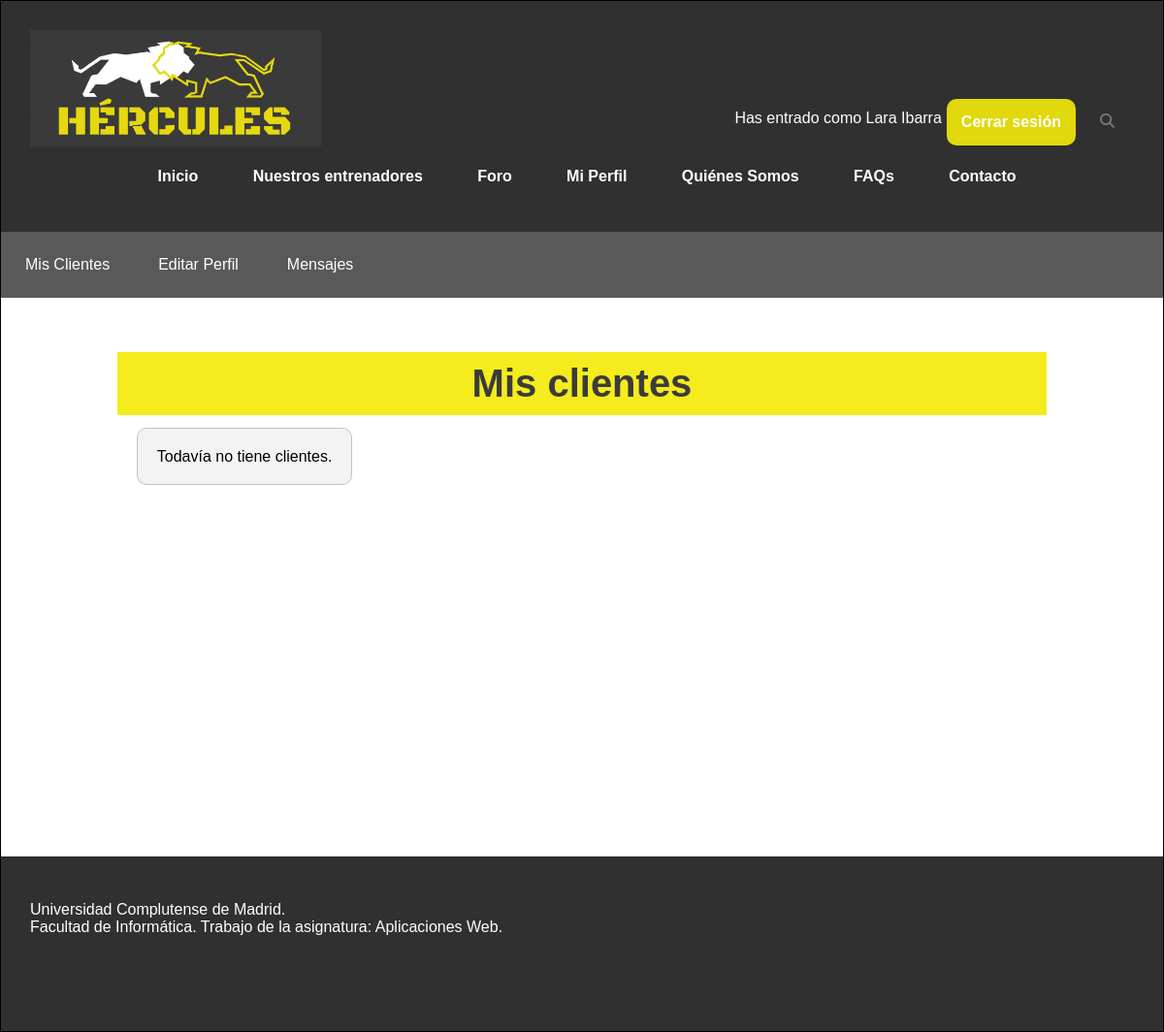
Page /miPerfilMisClientes.php (signed in) on the earlier database version.
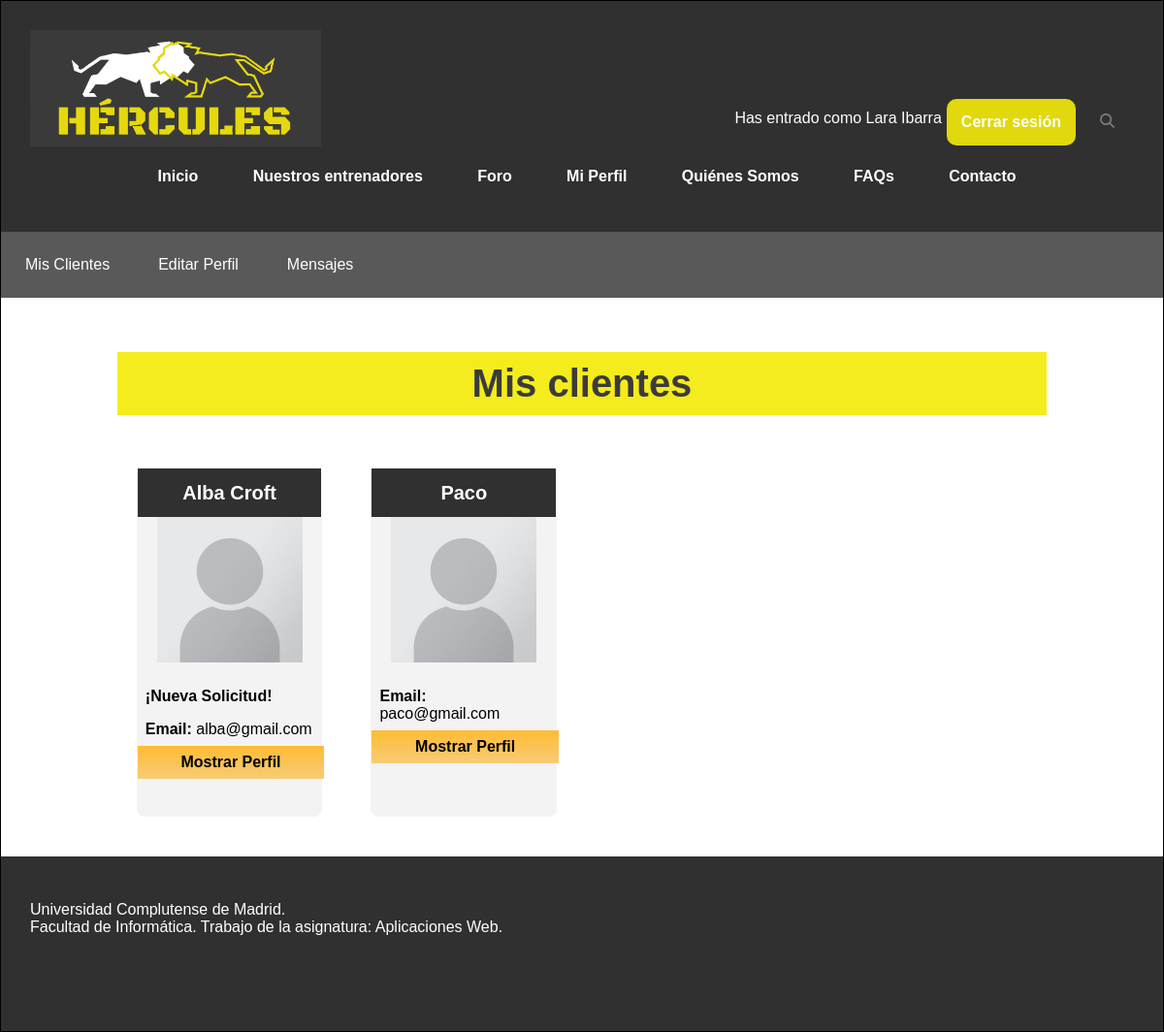
Same page on the later database version.
### tables this page shows
CREATE TABLE `usuario` (
  `nif` varchar(10) NOT NULL,
  `nombre` varchar(30) NOT NULL,
  `contrasenna` varchar(255) NOT NULL,
  `foto` varchar(255) DEFAULT 'includes/img/usuarios/default.png',
  `email` varchar(30) NOT NULL,
  `sexo` varchar(6) DEFAULT NULL,
  `fechaNac` date DEFAULT NULL,
  `telefono` varchar(15) DEFAULT NULL,
  `ubicacion` varchar(50) DEFAULT NULL,
  `peso` decimal(5,2) DEFAULT NULL,
  `altura` decimal(5,0) DEFAULT NULL,
  `preferencias` varchar(50) DEFAULT NULL,
  `tipoUsuario` tinyint(2) NOT NULL DEFAULT 0,
  `titulacion` varchar(30) DEFAULT NULL,
  `especialidad` varchar(50) DEFAULT NULL,
  `experiencia` varchar(30) DEFAULT NULL
);

### includes/DAOs/DAO.php (called while the page is built, shortened)
<?php
class DAO {
    private $servername = "localhost";
    private $username = "hercules";
    private $password = "iG8hC62acnPrvIeU";
    private $dbname = "hercules";
    private $mysqli = null;
    public function __construct(){
        if(!$this->mysqli){
            $this->mysqli = new mysqli($this->servername, $this->username, $this->password, $this->dbname);
        }
    }
    protected function consultarv2($sql){
        if ($sql != "") {
            $consulta = $this->mysqli->query($sql) or die ($this->mysqli->error. " en la linea ".(__LINE__-1));
            $tablaDatos = array();
            if (substr($sql, 0, 6) == "SELECT") {
                if ($consulta) {
                    while ($fila = mysqli_fetch_assoc($consulta)){
                        array_push($tablaDatos, $fila);
                    }
                }
            }
            return $tablaDatos;
        }
        else {
            return 0;
        }
    }
}

### includes/controller.php (called while the page is built, shortened)
<?php
require_once(__DIR__ . '/DAOs/usuarioDAO.php');
class controller{
    private $usuarioDAO;
    private static $instance = null;
    public function __construct(){
        $this->usuarioDAO = new UsuarioDAO();
    }
     public static function getInstance() {
        if (null === self::$instance) {
            self::$instance = new self();
        }
        return self::$instance;
    }
    public function cargarUsuario($nif){
        $cond= "nif = '". $nif ."'";
        $res=$this->usuarioDAO->selectUsuario('', $cond);
        if (count($res) == 1) {
            $row=$res[0];
            $usuario = new TOUsuario();
            $usuario->setNif($nif);
            $usuario->setNombre($row["nombre"]);
            $usuario->setPassword($row["contrasenna"]);
            $usuario->setEmail($row["email"]);
            $usuario->setSexo($row["sexo"]);
            $usuario->setFoto($row["foto"]);
            $usuario->setFechaNac($row["fechaNac"]);
            $usuario->setTelefono($row["telefono"]);
            $usuario->setUbicacion($row["ubicacion"]);
            $usuario->setPeso($row["peso"]);
            $usuario->setAltura($row["altura"]);
            $usuario->setPreferencias($row["preferencias"]);
            $usuario->setTipoUsuario($row["tipoUsuario"]);
            $usuario->setTitulacion($row["titulacion"]);
            $usuario->setEspecialidad($row["especialidad"]);
            $usuario->setExperiencia($row["experiencia"]);
            return $usuario;
        } else{
            return 0;
        }
    }
    public function listarMisClientes($nif){
        $col = "usuario";
        $cond="entrenador = '".$nif."' AND estado = 'aceptado'";
        $consulta = $this->usuarioDAO->selectUs_Ent($col, $cond);
        $result = array();
       if ($consulta) {
        foreach ($consulta as $value) {
           $result[] = $this->cargarUsuario($value['usuario']);
        }
       }
       return $result;
    }
    public function listarMisSolicitudes($nif){
        $col = "usuario";
        $cond="entrenador = '".$nif."' AND estado='pendiente'";
        $consulta = $this->usuarioDAO->selectUs_Ent($col, $cond);
        $result = array();
        if ($consulta) {
            $result = array();
            foreach ($consulta as $value) {
                $result[] = $this->cargarUsuario($value['usuario']);
            }
        }
        return $result;
    }
}

### includes/config.php (called while the page is built, shortened)
<?php
require_once __DIR__.'/TOs/TOUsuario.php';
require_once __DIR__.'/controller.php';
$ctrl = controller::getInstance();

### includes/TOs/TOUsuario.php (called while the page is built, shortened)
<?php
class TOUsuario {
    private $nif;
    private $nombre;
    private $foto;
    private $email;
    public function __construct($nif = null, $nombre = null, $password = null, $foto = null, $email = null, $sexo = null, $fechaNac = null, $telefono = null, $ubicacion = null, $peso = null, $altura = null, $preferencias = null, $tipoUsuario = null, $titulacion= null, $especialidad = null, $experiencia = null){
      $this->nif = $nif;
      $this->nombre = $nombre;
      $this->foto = $foto;
      $this->email = $email;
    }
    public function getNif()
    {
        return $this->nif;
    }
    public function setNif($nif)
    {
        $this->nif = $nif;
    }
    public function getNombre()
    {
        return $this->nombre;
    }
    public function setNombre($nombre)
    {
        $this->nombre = $nombre;
    }
    public function getFoto()
    {
        return $this->foto;
    }
    public function setFoto($foto)
    {
        $this->foto = $foto;
    }
    public function getEmail()
    {
        return $this->email;
    }
    public function setEmail($email)
    {
        $this->email = $email;
    }
}

### includes/DAOs/usuarioDAO.php (called while the page is built, shortened)
<?php
require_once(__DIR__.'/DAO.php');
require_once(__DIR__.'/../TOs/TOUsuario.php');
class UsuarioDAO extends DAO {
    public function selectUsuario($col, $cond){
        $query = "";
        if ($col == "") {
            $col = "*";
        }
        if ($cond == "") {
            $query = "SELECT ".$col." FROM usuario";
        }
        else {
            $query = "SELECT ".$col." FROM usuario WHERE ".$cond;
        }
        return $this->consultarv2($query);
    }
    public function selectUs_Ent($col, $cond){
        $query = "";
        if ($cond == "") {
            $query = "SELECT ".$col." FROM usuarioentrenador";
        }
        else {
            $query = "SELECT ".$col." FROM usuarioentrenador WHERE ".$cond;
        }
        return $this->consultarv2($query);
    }
}

### miPerfilMisClientes.php (the view, shortened to what the changed rows need)
<?php
	require_once 'includes/config.php';
?>
<!DOCTYPE html>
<html>
<head>
	<link rel="stylesheet" type="text/css" href="includes/css/estilo.css" />
	<link rel="stylesheet" type="text/css" href="includes/css/estiloPagsMiPerfil.css" />
</head>
<body>
<div id="contenedor">
	<?php
		require('miPerfilCabecera.php');
	?>
	<div id="contenido">
		<h2>Mis clientes</h2>
		<?php
		$nuevo =  $ctrl->listarMisSolicitudes($_SESSION['usuario']->getNif());
		$arr = $ctrl->listarMisClientes($_SESSION['usuario']->getNif());
		echo '<div class="entrenadores-all">';
		if (count($nuevo) > 0) {
		    echo '<ul>';
		    foreach ($nuevo as $key => $valor) {
		        echo '<li>';
		        echo '<h4>'.$valor->getNombre().'</h4>';
		        echo '<img src="'.$valor->getFoto().'"><br>';
		        echo '<p><strong>¡Nueva Solicitud!</strong></p>';
		        echo '<p><strong>Email: </strong> '.$valor->getEmail().'</p>';
		        echo '<a href="miPerfilMisClientesPerfiles.php?id='.$valor->getNif().'">Mostrar Perfil</a>';
		        echo '</li>';
		    }
		    echo '</ul>';
		}
		if(count($arr) > 0){
            echo '<ul>';
			foreach ($arr as $key => $valor) {
				echo '<li>';
					echo '<h4>'.$valor->getNombre().'</h4>';
					echo '<img src="'.$valor->getFoto().'"><br>';
				    echo '<p><strong>Email: </strong> '.$valor->getEmail().'</p>';
				    echo '<a href="miPerfilMisClientesPerfiles.php?id='.$valor->getNif().'">Mostrar Perfil</a>';
				echo '</li>';
			}
			echo '</ul>';
		 }
		 if (count($nuevo) == 0 && count($arr) == 0) {
		     echo '<p><span class="varios">'. "Todavía no tiene clientes.".'</span></p>';
		 }
		 echo '</div>';
		?>
	</div>
</div>
</body>
</html>

Differences in the rows shown:
added usuario: nombre "Alba Croft", foto (placeholder picture), email "alba@gmail.com", shown under "Mis clientes"
now on this page (row unchanged): usuario: nombre "Paco", foto (placeholder picture), email "paco@gmail.com"
Other differences:
text no longer shown: "Todavía no tiene clientes."
